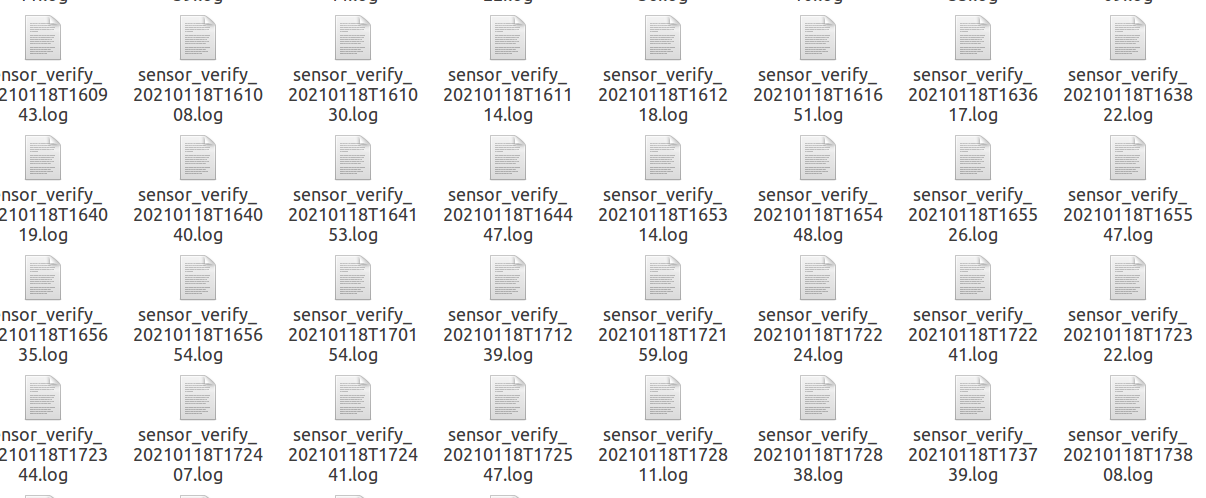
//> input picture KCF/image/test.png, 1206 x 498 px
$ ./bs1   (built with g++ and OpenCV 4)
//> lines starting //> are read from the running program, lines starting //| are printed output that depends on the picture; after the words box and inside, x2 and y2 are one past the last pixel; in counts of white or black regions, pixels touching at a corner belong together
//answerOpenCV OpenCV / C++ - Filling holes

#include <iostream>
#include <opencv2/opencv.hpp>
#include <vector>

using namespace cv;

using namespace std;

//find the biggest contour

vector<Point> FindBigestContour(Mat src)
{

    int imax = 0;

    int imaxcontour = -1;

    std::vector<std::vector<Point>> contours;

    findContours(src, contours, CV_RETR_LIST, CV_CHAIN_APPROX_SIMPLE);

    for (int i = 0; i < contours.size(); i++)
    {

        int itmp = contourArea(contours[i]);

        if (imaxcontour < itmp)
        {

            imax = i;

            imaxcontour = itmp;
        }
    }

    return contours[imax];
}

//remove Light difference by using top hat

Mat moveLightDiff(Mat src, int radius)
{

    Mat dst;

    Mat srcclone = src.clone();

    Mat mask = Mat::zeros(radius * 2, radius * 2, CV_8U);

    circle(mask, Point(radius, radius), radius, Scalar(255), -1);

    //top hat

    erode(srcclone, srcclone, mask);

    dilate(srcclone, srcclone, mask);

    dst = src - srcclone;

    return dst;
}

int main(void)

{

    Mat src = imread("/home/one/src/GAAS-Object-Tracking/KCF/image/test.png");
//> src is the input picture: 498 rows x 1206 cols, CV_8UC3; mean B, G, R 239.8, 239.7, 239.8

    Mat src_hsv;

    Mat bin;

    Mat src_h;
    printf("iiiii\n");
    cvtColor(src, src_hsv, COLOR_BGR2HSV);
//> src_hsv: 498 rows x 1206 cols, CV_8UC3; mean H, S, V 7.1, 9, 243

    vector<Mat> rgb_planes;

    split(src_hsv, rgb_planes);
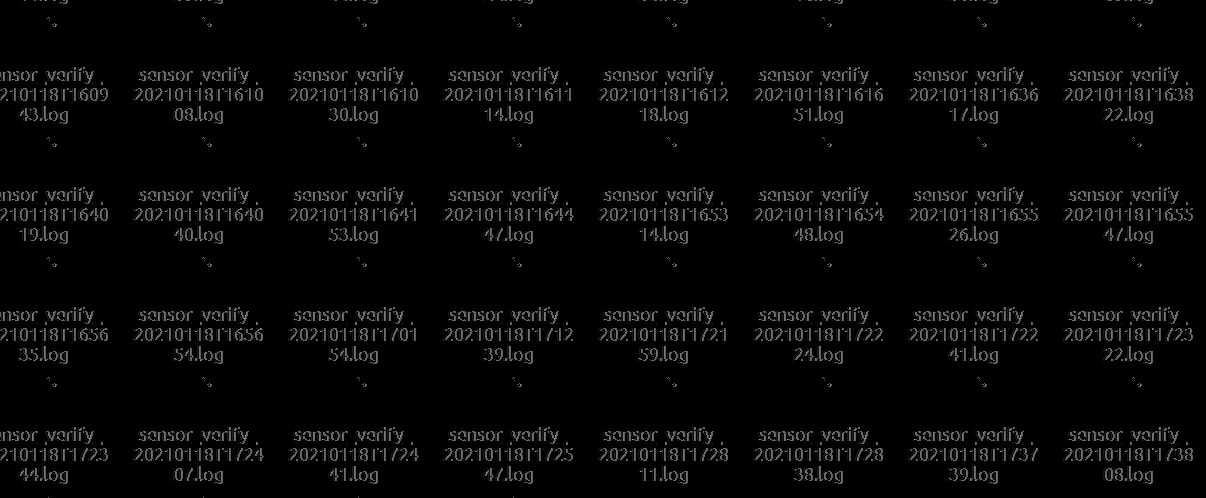
//> rgb_planes[0]: 498 rows x 1206 cols, CV_8UC1; min 0, max 178, mean 7.1
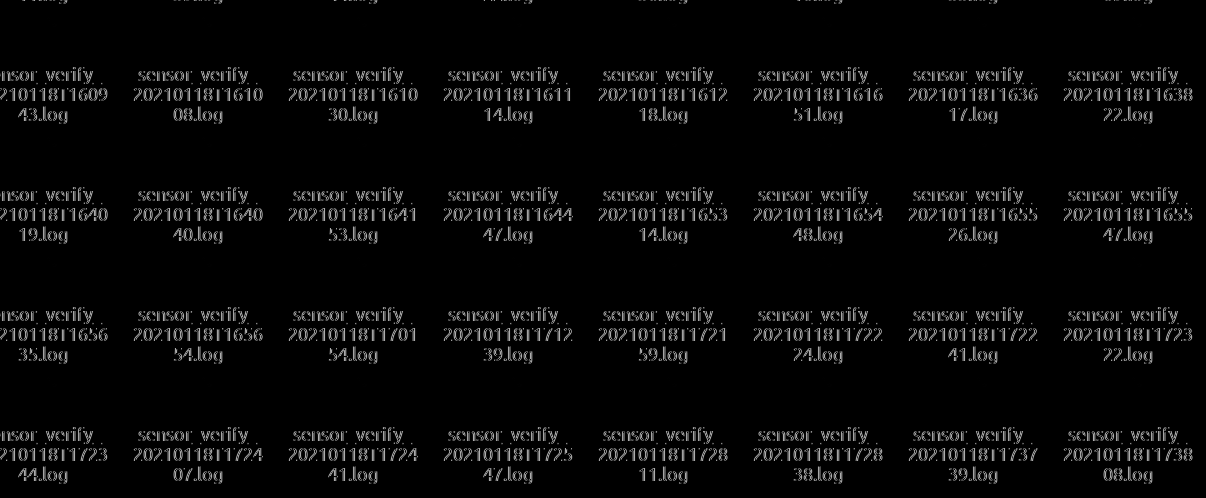
//> rgb_planes[1]: 498 rows x 1206 cols, CV_8UC1; min 0, max 176, mean 9
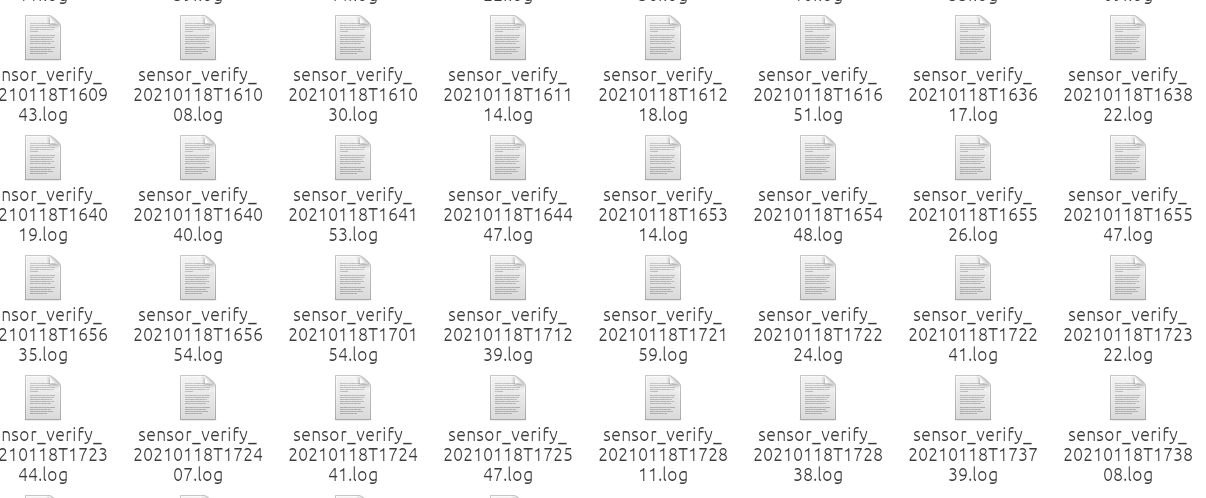
//> rgb_planes[2]: 498 rows x 1206 cols, CV_8UC1; min 60, max 255, mean 243

    src_h = rgb_planes[0]; // h channel is useful

    src_h = moveLightDiff(src_h, 40);
//> in moveLightDiff, `circle(mask, Point(radius, radius), radius, Scalar(255), -1);`:
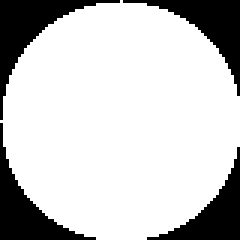
//> mask: 80 rows x 80 cols, CV_8UC1 (shown 3 times larger); 78.5% white; 4 black regions, box (x1, y1, x2, y2) and area: (0, 0, 40, 40) 384, (41, 0, 80, 32) 344, (0, 41, 32, 80) 344, (49, 49, 80, 80) 305
//> in moveLightDiff, `erode(srcclone, srcclone, mask);`: srcclone: 498 rows x 1206 cols, CV_8UC1; 10.82% of pixels changed, all inside (x1, y1, x2, y2) = (0, 0, 1193, 498)

    threshold(src_h, bin, 100, 255, THRESH_OTSU);
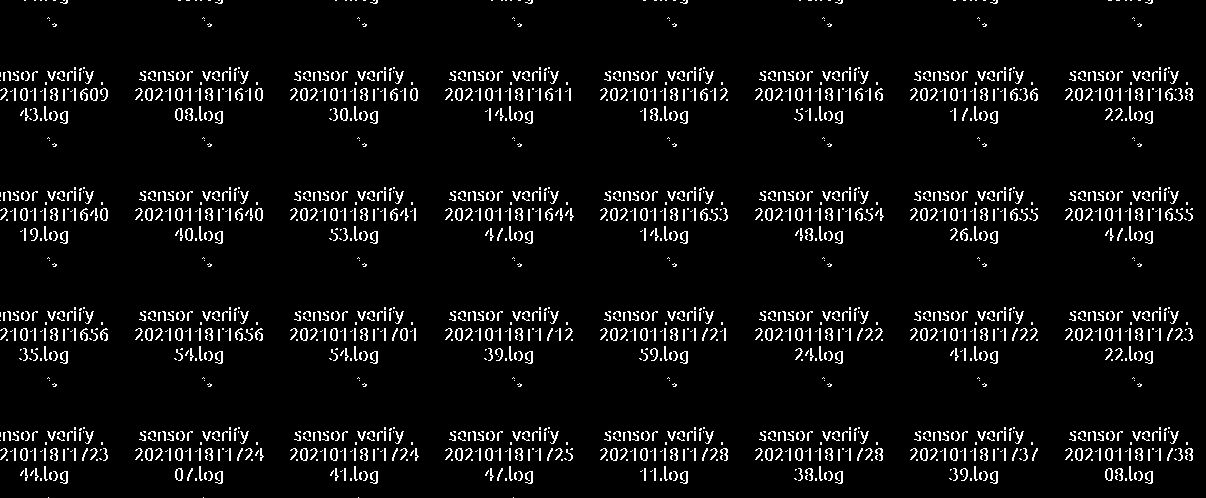
//> bin: 498 rows x 1206 cols, CV_8UC1; 5.9% white in thin lines or dots

    //find and draw the biggest contour

    vector<Point> bigestcontrour = FindBigestContour(bin);
//> in FindBigestContour, `findContours(src, contours, CV_RETR_LIST, CV_CHAIN_APPROX_SIMPLE);`: contours = 2006 contours, 1768 with area under 20; largest, box (x1, y1, x2, y2) and area: (1105, 468, 1113, 481) 73, (175, 468, 183, 481) 73, (1105, 448, 1113, 461) 73, (1075, 448, 1083, 461) 73, (950, 448, 958, 461) 73
//> the loop in FindBigestContour, `for (int i = 0; i < contours.size(); i++)` made 2006 passes
//> (itmp, imaxcontour) on passes 1, 5, 16, 18, 26, 49, 54: (0, 0), (2, 2), (4, 4), (9, 9), (22, 22), (50, 50), (73, 73)
//> itmp on passes 2, 3, 4, 6, 7, 8: 0, 0, 0, 2, 1, 2
//> after the loop in FindBigestContour, `for (int i = 0; i < contours.size(); i++)`: imax = 53; imaxcontour = 73
//> bigestcontrour = contour of 16 points, box (x1, y1, x2, y2) (1105, 468, 1113, 481), area 73

    vector<vector<Point>> controus;

    controus.push_back(bigestcontrour);
//> controus = 1 contour; box (x1, y1, x2, y2) and area: (1105, 468, 1113, 481) 73

    cv::drawContours(src, controus, 0, Scalar(0, 0, 255), 3);

    imshow("a", src);
    waitKey();

    return 0;
}
